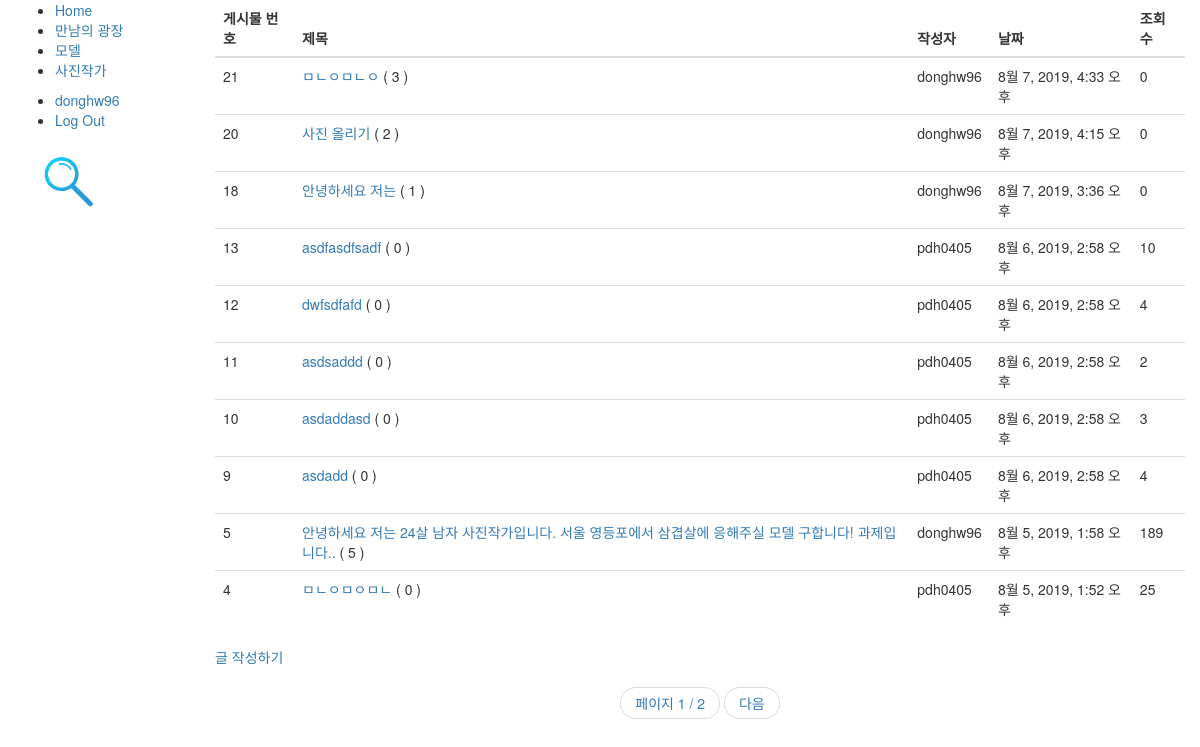
The app's page /blog/ (signed in) with its own data.
### user/models.py (models this page shows, shortened)
class User(AbstractBaseUser, PermissionsMixin):
    email = models.EmailField(verbose_name=_('email address'), unique=True, blank=False)
    name = models.CharField('이름', max_length=30, blank=True)
    username = models.CharField('아이디', max_length=30, unique=True, blank=True)
    is_staff = models.BooleanField('스태프 권한', default=False)
    is_active = models.BooleanField('사용중', default=True)
    date_joined = models.DateTimeField('가입일', default=timezone.now)
    objects = UserManager()
    USERNAME_FIELD = 'email'  # email을 사용자의 식별자로 설정, user 모델에서 필드의 이름을 설명하는 문자열이다. 유니크 식별자로 사용됨.
    REQUIRED_FIELDS = ['username']  # 필수입력값(createsuperuser 커맨드로 유저를 생성할 때 나타날 필드 이름 목록
    class Meta:
        verbose_name = _('user')
        verbose_name_plural = _('users')
        swappable = 'AUTH_USER_MODEL'

### blog/models.py (models this page shows, shortened)
class Post(models.Model):
    writer = models.CharField(max_length=100)
    post_date = models.DateTimeField(auto_now_add=True)
    post_title = models.CharField(max_length=100)
    post_contents = RichTextUploadingField()
    post_hit = models.PositiveIntegerField(default=0)
    class Meta:
        ordering = ['-id']
    def get_absolute_url(self):
        return reverse_lazy('post_detail', args=[str(self.id)])

### blog/views.py (the view)
# urls.py: path('', views.PostListView.as_view(), name='board_index'),
class PostListView(generic.ListView):
    model = Post
    paginate_by = 10

### blog/templates/blog/post_list.html (shortened to what this page needs)
{% extends './base.html' %}
{% block content %}
    <table class="table">
        <thead>
            <tr>
                <th>게시물 번호</th>
                <th>제목</th>
                <th>작성자</th>
                <th>날짜</th>
                <th>조회수</th>
            </tr>
        </thead>
        <tbody>
            {% if post_list %}
                {% for post in post_list %}
                    <tr>
                        <td>{{ post.id }}</td>
                        <td><a href="{{ post.get_absolute_url }}">{{ post.post_title }} </a>   ( {{post.comments.count}} )</td>
                        <td>{{ post.writer}}</td>
                        <td>{{ post.post_date }}</td>
                        <td>{{ post.post_hit }}</td>
                    </tr>
                {% endfor %}
            {% else %}
                <p>아직 게시물이 없습니다!</p>
            {% endif %}
        </tbody>
    </table>
    <p><a href="{% url 'post_write' %}">글 작성하기</a></p>
{% endblock %}

### blog/templates/blog/base.html (shortened to what this page needs)
<!DOCTYPE html>
<html lang="en">
    <head>
        <link href="//maxcdn.bootstrapcdn.com/bootstrap/3.3.7/css/bootstrap.min.css" rel="stylesheet">
        {% load static %}
    </head>
    <body>
        <div class="container-fluid">
            <div class="row">
                <div class="col-sm-2">
                    {% block sidebar %}
                        <ul class="sidebar-nav">
                            <li><a href="{% url 'index' %}">Home</a></li>
                            <li><a href="{% url 'board_index' %}">만남의 광장</a></li>
                            <li><a href="">모델</a></li>
                            <li><a href="">사진작가</a></li>
                        </ul>
                        <ul class='sidebar-nav'>
                          {% if user.is_authenticated %}
                          <li><a href="">{{ user.username }}</a></li>
                          <li><a href="{% url 'logout' %}">Log Out</a></li>
                          {% else %}
                          <li><a href="{% url 'login' %}">로그인</a></li>
                          <li><a href="{% url 'signup' %}">회원가입</a></li>
                          {% endif %}
                        </ul>
                        <a href="{% url 'search' %}"><img src="{% static 'css/images.png' %}" width="100"></a>
                    {% endblock %}
                </div>
                <div class="col-sm-10">
                  {% block content %}{% endblock %}
                    {% if is_paginated %}
                        <nav aria-label="...">
                            <ul class="pager">
                                <li> <a href="#">페이지 {{ page_obj.number }} / {{ page_obj.paginator.num_pages }} </a></li>
                                {% if page_obj.has_next %}
                                    <li><a href="{{ request.path }}?page={{ page_obj.next_page_number }}">다음</a></li>
                                {% endif %}
                            </ul>
                        </nav>
                    {% endif %}
                </div>
            </div>
      </div>
    </body>
</html>

### records on screen
User: username "donghw96"
Post: id "21", post_title "ㅁㄴㅇㅁㄴㅇ", comments.count "3", writer "donghw96", post_date "8월 7, 2019, 4:33 오후", post_hit "0"
Post: id "20", post_title "사진 올리기", comments.count "2", writer "donghw96", post_date "8월 7, 2019, 4:15 오후", post_hit "0"
Post: id "18", post_title "안녕하세요 저는", comments.count "1", writer "donghw96", post_date "8월 7, 2019, 3:36 오후", post_hit "0"
Post: id "13", post_title "asdfasdfsadf", comments.count "0", writer "pdh0405", post_date "8월 6, 2019, 2:58 오후", post_hit "10"
Post: id "12", post_title "dwfsdfafd", comments.count "0", writer "pdh0405", post_date "8월 6, 2019, 2:58 오후", post_hit "4"
Post: id "11", post_title "asdsaddd", comments.count "0", writer "pdh0405", post_date "8월 6, 2019, 2:58 오후", post_hit "2"
Post: id "10", post_title "asdaddasd", comments.count "0", writer "pdh0405", post_date "8월 6, 2019, 2:58 오후", post_hit "3"
Post: id "9", post_title "asdadd", comments.count "0", writer "pdh0405", post_date "8월 6, 2019, 2:58 오후", post_hit "4"
Post: id "5", post_title "안녕하세요 저는 24살 남자 사진작가입니다. 서울 영등포에서 삼겹살에 응해주실 모델 구합니다! 과제입니다..", comments.count "5", writer "donghw96", post_date "8월 5, 2019, 1:58 오후", post_hit "189"
Post: id "4", post_title "ㅁㄴㅇㅁㅇㅁㄴ", comments.count "0", writer "pdh0405", post_date "8월 5, 2019, 1:52 오후", post_hit "25"

### other values on screen
{{ page_obj.number }} "1"
{{ page_obj.paginator.num_pages }} "2"
